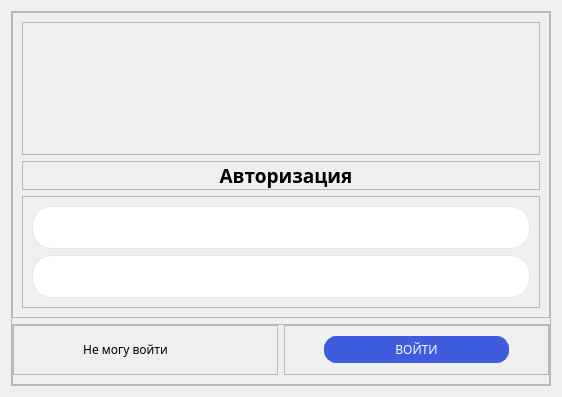
<?xml version="1.0" encoding="UTF-8"?>
<ui version="4.0">
 <class>Authorization</class>
 <widget class="QWidget" name="Authorization">
  <property name="geometry">
   <rect>
    <x>0</x>
    <y>0</y>
    <width>562</width>
    <height>397</height>
   </rect>
  </property>
  <property name="minimumSize">
   <size>
    <width>0</width>
    <height>0</height>
   </size>
  </property>
  <property name="maximumSize">
   <size>
    <width>16777215</width>
    <height>397</height>
   </size>
  </property>
  <property name="cursor">
   <cursorShape>ArrowCursor</cursorShape>
  </property>
  <property name="windowTitle">
   <string>Окно авторизации</string>
  </property>
  <property name="autoFillBackground">
   <bool>false</bool>
  </property>
  <property name="styleSheet">
   <string notr="true">QWidget[objectName=&quot;Authorization&quot;] { background-color: #f6f7fb }</string>
  </property>
  <layout class="QVBoxLayout" name="verticalLayout_6">
   <item>
    <widget class="QFrame" name="frame_8">
     <property name="frameShape">
      <enum>QFrame::StyledPanel</enum>
     </property>
     <property name="frameShadow">
      <enum>QFrame::Raised</enum>
     </property>
     <layout class="QVBoxLayout" name="verticalLayout_11">
      <property name="leftMargin">
       <number>0</number>
      </property>
      <property name="topMargin">
       <number>0</number>
      </property>
      <property name="rightMargin">
       <number>0</number>
      </property>
      <property name="bottomMargin">
       <number>0</number>
      </property>
      <item>
       <widget class="QFrame" name="frame_5">
        <property name="frameShape">
         <enum>QFrame::StyledPanel</enum>
        </property>
        <property name="frameShadow">
         <enum>QFrame::Raised</enum>
        </property>
        <layout class="QVBoxLayout" name="verticalLayout_10">
         <item>
          <widget class="QFrame" name="frame_7">
           <property name="frameShape">
            <enum>QFrame::StyledPanel</enum>
           </property>
           <property name="frameShadow">
            <enum>QFrame::Raised</enum>
           </property>
           <layout class="QVBoxLayout" name="verticalLayout_7">
            <property name="leftMargin">
             <number>0</number>
            </property>
            <property name="topMargin">
             <number>0</number>
            </property>
            <property name="rightMargin">
             <number>0</number>
            </property>
            <property name="bottomMargin">
             <number>0</number>
            </property>
            <item>
             <layout class="QHBoxLayout" name="horizontalLayout">
              <property name="leftMargin">
               <number>0</number>
              </property>
              <item>
               <widget class="QLabel" name="icon">
                <property name="styleSheet">
                 <string notr="true">	min-height: 131px;
	max-height: 131px;
	min-width: 181px;
	max-width: 181px;</string>
                </property>
                <property name="text">
                 <string/>
                </property>
                <property name="pixmap">
                 <pixmap>../icons/logo.png</pixmap>
                </property>
                <property name="scaledContents">
                 <bool>true</bool>
                </property>
               </widget>
              </item>
             </layout>
            </item>
           </layout>
          </widget>
         </item>
         <item>
          <widget class="QFrame" name="frame_6">
           <property name="frameShape">
            <enum>QFrame::StyledPanel</enum>
           </property>
           <property name="frameShadow">
            <enum>QFrame::Raised</enum>
           </property>
           <layout class="QVBoxLayout" name="verticalLayout_9">
            <property name="leftMargin">
             <number>0</number>
            </property>
            <property name="topMargin">
             <number>0</number>
            </property>
            <property name="rightMargin">
             <number>0</number>
            </property>
            <property name="bottomMargin">
             <number>0</number>
            </property>
            <item>
             <layout class="QVBoxLayout" name="verticalLayout_8">
              <property name="leftMargin">
               <number>10</number>
              </property>
              <item>
               <widget class="QLabel" name="text">
                <property name="font">
                 <font>
                  <family>Montserrat SemiBold</family>
                  <pointsize>14</pointsize>
                  <weight>75</weight>
                  <bold>true</bold>
                 </font>
                </property>
                <property name="text">
                 <string>Авторизация</string>
                </property>
                <property name="alignment">
                 <set>Qt::AlignCenter</set>
                </property>
               </widget>
              </item>
             </layout>
            </item>
           </layout>
          </widget>
         </item>
         <item>
          <widget class="QFrame" name="frame">
           <property name="frameShape">
            <enum>QFrame::StyledPanel</enum>
           </property>
           <property name="frameShadow">
            <enum>QFrame::Raised</enum>
           </property>
           <layout class="QVBoxLayout" name="verticalLayout_5">
            <item>
             <layout class="QVBoxLayout" name="verticalLayout">
              <item>
               <widget class="QLineEdit" name="login">
                <property name="font">
                 <font>
                  <family>Montserrat 6</family>
                  <pointsize>-1</pointsize>
                 </font>
                </property>
                <property name="styleSheet">
                 <string notr="true">QLineEdit {
	min-height: 41px;
	max-height: 41px;
	border: 1px solid #e7e7e7;
	backgorund-color: #fbfbfb;
	border-radius: 20px;
	font-family: Montserrat Medium;
	font-size: 15px;
	padding-left: 1em;
}</string>
                </property>
                <property name="text">
                 <string/>
                </property>
               </widget>
              </item>
              <item>
               <widget class="QLineEdit" name="password">
                <property name="styleSheet">
                 <string notr="true">QLineEdit {
	min-height: 41px;
	max-height: 41px;
	border: 1px solid #e7e7e7;
	backgorund-color: #fbfbfb;
	border-radius: 20px;
	font-family: Montserrat Medium;
	font-size: 15px;
	padding-left: 1em;
}</string>
                </property>
                <property name="text">
                 <string/>
                </property>
                <property name="echoMode">
                 <enum>QLineEdit::PasswordEchoOnEdit</enum>
                </property>
               </widget>
              </item>
             </layout>
            </item>
           </layout>
          </widget>
         </item>
        </layout>
       </widget>
      </item>
      <item>
       <widget class="QFrame" name="frame_3">
        <property name="frameShape">
         <enum>QFrame::StyledPanel</enum>
        </property>
        <property name="frameShadow">
         <enum>QFrame::Raised</enum>
        </property>
        <layout class="QHBoxLayout" name="horizontalLayout_3">
         <property name="leftMargin">
          <number>0</number>
         </property>
         <property name="topMargin">
          <number>0</number>
         </property>
         <property name="rightMargin">
          <number>0</number>
         </property>
         <item>
          <widget class="QFrame" name="frame_2">
           <property name="frameShape">
            <enum>QFrame::StyledPanel</enum>
           </property>
           <property name="frameShadow">
            <enum>QFrame::Raised</enum>
           </property>
           <layout class="QVBoxLayout" name="verticalLayout_2">
            <item>
             <layout class="QHBoxLayout" name="horizontalLayout_2">
              <property name="rightMargin">
               <number>40</number>
              </property>
              <item>
               <widget class="QPushButton" name="remember">
                <property name="font">
                 <font>
                  <family>Montserrat SemiBold</family>
                  <pointsize>-1</pointsize>
                 </font>
                </property>
                <property name="cursor">
                 <cursorShape>PointingHandCursor</cursorShape>
                </property>
                <property name="contextMenuPolicy">
                 <enum>Qt::NoContextMenu</enum>
                </property>
                <property name="layoutDirection">
                 <enum>Qt::LeftToRight</enum>
                </property>
                <property name="autoFillBackground">
                 <bool>false</bool>
                </property>
                <property name="styleSheet">
                 <string notr="true">QPushButton {
	color: black;
	font-size: 12px;
	font-family: Montserrat SemiBold;
	background-color: transparent; 
	border: 1px solid transparent;
	border-radius: 12px;
}

QPushButton::hover {
	color: blue;
	background-color:transparent ;
	border-color: transparent;
}

QPushButton::pressed {
	color: blue;
	background-color: transparent;
	border-color: transparent;
}</string>
                </property>
                <property name="text">
                 <string>Не могу войти</string>
                </property>
               </widget>
              </item>
             </layout>
            </item>
           </layout>
          </widget>
         </item>
         <item>
          <widget class="QFrame" name="frame_4">
           <property name="frameShape">
            <enum>QFrame::StyledPanel</enum>
           </property>
           <property name="frameShadow">
            <enum>QFrame::Raised</enum>
           </property>
           <layout class="QVBoxLayout" name="verticalLayout_4">
            <item>
             <layout class="QVBoxLayout" name="verticalLayout_3">
              <property name="spacing">
               <number>9</number>
              </property>
              <property name="leftMargin">
               <number>30</number>
              </property>
              <property name="rightMargin">
               <number>30</number>
              </property>
              <item>
               <widget class="QPushButton" name="entry">
                <property name="font">
                 <font>
                  <family>Montserrat ExtraBold</family>
                  <pointsize>-1</pointsize>
                 </font>
                </property>
                <property name="cursor">
                 <cursorShape>PointingHandCursor</cursorShape>
                </property>
                <property name="styleSheet">
                 <string notr="true">QPushButton {
	max-weight: 50px;
	min-weight: 50px;
	max-height: 25px;
	min-height: 25px;
	color: white;
	font-size: 12px;
	font-family: Montserrat ExtraBold;
	background-color: #3f5cde; 
	border: 1px solid #3f5cde;
	border-radius: 12px;
}

QPushButton::hover {
	color: white;
	background-color: #243581;
	border-color: #243581;
}

QPushButton::pressed {
	color: white;
	background-color: #243581;
	border-color: #243581;
}</string>
                </property>
                <property name="text">
                 <string>ВОЙТИ</string>
                </property>
               </widget>
              </item>
             </layout>
            </item>
           </layout>
          </widget>
         </item>
        </layout>
       </widget>
      </item>
     </layout>
    </widget>
   </item>
  </layout>
 </widget>
 <resources/>
 <connections/>
</ui>
